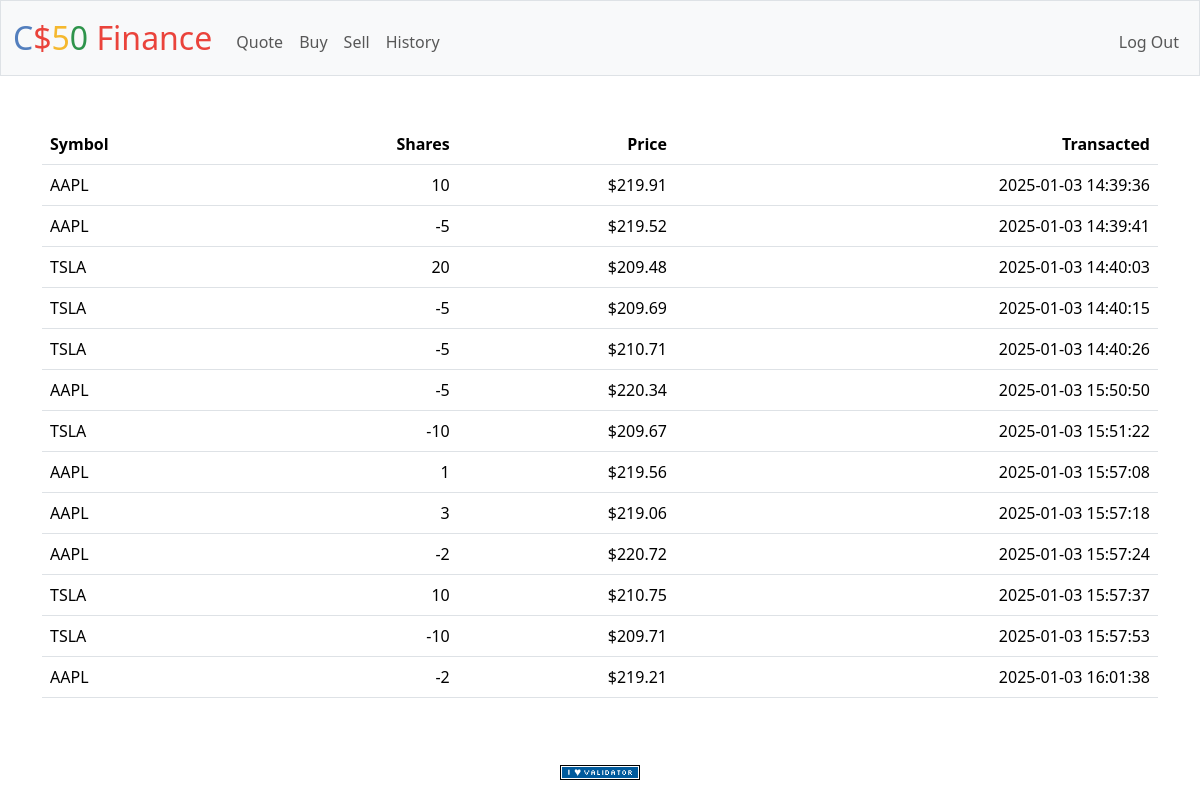
The app's page /history (signed in) with its own data.
### tables this page shows
CREATE TABLE 'purchases' ( id INTEGER PRIMARY KEY AUTOINCREMENT NOT NULL, userid INTEGER NOT NULL, symbol TEXT NOT NULL,'shares' NUMERIC NOT NULL, price NUMERIC NOT NULL, purchase_datetime DATETIME, 'name' TEXT NOT NULL, 'type' TEXT NOT NULL, FOREIGN KEY(userid) REFERENCES users(id));

### app.py (the view)
@app.route("/history")
@login_required
def history():
    transactions = db.execute("SELECT * FROM purchases WHERE userid = ?", session["user_id"])
    return render_template("history.html", transactions=transactions, usd=usd)

### app.py (called while the page is built)
@app.after_request
def after_request(response):
    response.headers.update({
        "Cache-Control": "no-cache, no-store, must-revalidate",
        "Expires": 0,
        "Pragma": "no-cache"
    })
    return response

### helpers.py (called while the page is built)
def login_required(f):
    @wraps(f)
    def decorated_function(*args, **kwargs):
        if session.get("user_id") is None:
            return redirect("/login")
        return f(*args, **kwargs)
    return decorated_function

def usd(value):
    return f"${value:,.2f}"

### templates/history.html (shortened to what this page needs)
{% extends "layout.html" %}
{% block main %}
<table class="table">
    <thead>
        <tr>
            <th class="text-start">Symbol</th>
            <th class="text-end">Shares</th>
            <th class="text-end">Price</th>
            <th class="text-end">Transacted</th>
        </tr>
    </thead>
    <tbody>
        {% for transaction in transactions %}
            <tr>
                <td class="text-start">{{ transaction["symbol"] }}</td>
                <td class="text-end">{{ transaction["shares"] }}</td>
                <td class="text-end">{{ usd(transaction["price"]) }}</td>
                <td class="text-end">{{ transaction["purchase_datetime"] }}</td>
            </tr>
        {% endfor %}
    </tbody>
</table>
{% endblock %}

### templates/layout.html (shortened to what this page needs)
<!DOCTYPE html>
<html lang="en">
    <head>
        <link href="https://cdn.jsdelivr.net/npm/bootstrap@5.3.3/dist/css/bootstrap.min.css" rel="stylesheet">
        <link href="/static/styles.css" rel="stylesheet">
    </head>
    <body>
        <nav class="bg-light border navbar navbar-expand-md navbar-light">
            <div class="container-fluid">
                <a class="navbar-brand" href="/"><span class="blue">C</span><span class="red">$</span><span class="yellow">5</span><span class="green">0</span> <span class="red">Finance</span></a>
                <div class="collapse navbar-collapse" id="navbar">
                    {% if session["user_id"] %}
                        <ul class="navbar-nav me-auto mt-2">
                            <li class="nav-item"><a class="nav-link" href="/quote">Quote</a></li>
                            <li class="nav-item"><a class="nav-link" href="/buy">Buy</a></li>
                            <li class="nav-item"><a class="nav-link" href="/sell">Sell</a></li>
                            <li class="nav-item"><a class="nav-link" href="/history">History</a></li>
                        </ul>
                        <ul class="navbar-nav ms-auto mt-2">
                            <li class="nav-item"><a class="nav-link" href="/logout">Log Out</a></li>
                        </ul>
                    {% else %}
                        <ul class="navbar-nav ms-auto mt-2">
                            <li class="nav-item"><a class="nav-link" href="/register">Register</a></li>
                            <li class="nav-item"><a class="nav-link" href="/login">Log In</a></li>
                        </ul>
                    {% endif %}
                </div>
            </div>
        </nav>
        <main class="container py-5 text-center">
            {% block main %}{% endblock %}
        </main>
        <footer class="mb-5">
            <form action="https://validator.w3.org/check" class="text-center" enctype="multipart/form-data" method="post" target="_blank">
                <input alt="Validate" src="/static/I_heart_validator.png" type="image">
            </form>
        </footer>
    </body>
</html>

### static/styles.css (style rules this page uses)
nav .navbar-brand { font-size: xx-large; }
nav .navbar-brand .blue { color: #537fbe; }
nav .navbar-brand .red { color: #ea433b; }
nav .navbar-brand .yellow { color: #f5b82e; }
nav .navbar-brand .green { color: #2e944b; }

### records on screen
purchases: price "$219.91"
purchases: price "$219.52"
purchases: price "$209.48"
purchases: price "$209.69"
purchases: price "$210.71"
purchases: price "$220.34"
purchases: price "$209.67"
purchases: price "$219.56"
purchases: price "$219.06"
purchases: price "$220.72"
purchases: price "$210.75"
purchases: price "$209.71"
purchases: price "$219.21"
